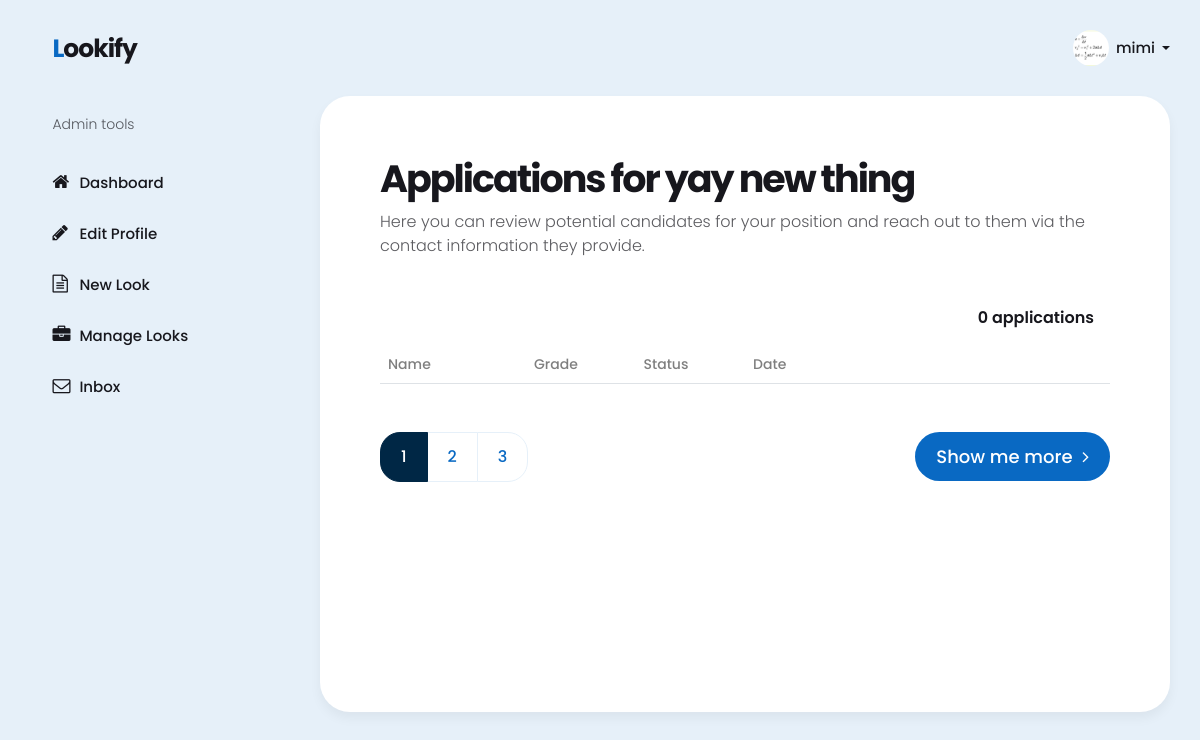
The page /dashboard/applications/1 (signed in) on the database its author committed.
### users/models.py (models this page shows, shortened)
class CustomUser(AbstractUser):
    USER_TYPE_CHOICES = [
        ('individual', 'Individual'),
        ('organization', 'Organization'),
    ]
    user_type = models.CharField(max_length=20, choices=USER_TYPE_CHOICES, default='individual')
    def __str__(self):
        return self.username

class OrganizationProfile(models.Model):
    user = models.OneToOneField(CustomUser, on_delete=models.CASCADE)
    organization_name = models.CharField(max_length=50, default="N/A")
    background = models.ImageField(default="default.jpg", upload_to="profile_background")
    avatar = models.ImageField(default='default.jpg', upload_to='profile_images')
    phone = models.CharField(max_length=50, blank=True)
    email = models.EmailField(max_length=75, blank=True)
    about = models.TextField()
    full_address = models.TextField(default='N/A')
    website = models.URLField(blank=True)
    domain = models.CharField(max_length=70, default="N/A")
    keywords = TaggableManager()

### opportunity/models.py (models this page shows, shortened)
class Opportunity(models.Model):
    CATEGORY_CHOICES = [
        ('academic_enrichment', 'Academic Enrichment'),
        ('extracurricular_activities', 'Extracurricular Activities'),
        ('stem', 'STEM'),
        ('internships_work_experience', 'Internships and Work Experience'),
        ('community_service_volunteering', 'Community Service and Volunteering'),
        ('leadership_development', 'Leadership Development'),
        ('college_career_readiness', 'College and Career Readiness'),
        ('personal_development', 'Personal Development'),
        ('cultural_global_awareness', 'Cultural and Global Awareness'),
        ('health_wellness', 'Health and Wellness'),
        ('arts_creativity', 'The Arts and Creativity'),
    ]
    LENGTH_CHOICES = [
        ('less_than_a_week', 'Less than a week'),
        ('one_week_to_four', '1-4 weeks'),
        ('one_month_to_three', '1-3 months'),
        ('three_month_to_six', '3-6 months'),
        ('six_month_plus', '6+ months'),
    ]
    user = models.ForeignKey(settings.AUTH_USER_MODEL, on_delete=models.CASCADE)
    title = models.CharField(max_length=100)
    description = models.TextField()
    location = models.CharField(max_length=50, default="New York, NY")
    category = models.CharField(max_length=50, choices=CATEGORY_CHOICES, default='academic_enrichment')
    background = models.ImageField(default='default.jpg', upload_to='background_images')
    responsibilities = models.TextField(default="Add responsibilities for this responsibility")
    grade = models.CharField(max_length=35, default="10th Grade")
    length = models.CharField(max_length=50, choices=LENGTH_CHOICES, default='less_than_a_week')
    pub_date = models.DateTimeField(auto_now_add=True)
    updated_date = models.DateTimeField(auto_now=True)
    like = models.BooleanField(default=False)
    slug = models.SlugField(unique=True, max_length=100)
    num_applications = models.IntegerField(default=0)
    tags = TaggableManager()
    visits = models.IntegerField(default = 0)

### dashboard/views.py (the view)
# urls.py: path("applications/<int:pk>", views.application_list, name="manage-application-list"),
@login_required
def application_list(request, pk):
    opp = Opportunity.objects.get(pk=pk)
    applications = Application.objects.filter(opportunity=opp)
    context = {
        'apps': applications,
        'opp': opp
    }
    if request.user.user_type == 'individual':
        return render(request, 'dashboard/dashboard-applications.html', context)
    else:
        return render(request, 'dashboard/org-dashboard-applications.html', context)

### templates/dashboard/org-dashboard-applications.html (shortened to what this page needs)
{% extends 'dashboard/org-dashboard_base.html' %}
{% block content %}
<div class="pxp-dashboard-content-details">
    <h1>Applications for {{opp.title}}</h1>
    <p class="pxp-text-light">Here you can review potential candidates for your position and reach out to them via the contact information they provide. </p>
    <div class="mt-4 mt-lg-5">
        <div class="row justify-content-between align-content-center">
            <div class="col-auto order-2 order-sm-1">
            </div>
            <div class="col-auto order-1 order-sm-2">
                <div class="pxp-company-dashboard-jobs-search mb-3">
                    {% if opp.num_applications == 1%}
                    <div class="pxp-company-dashboard-jobs-search-results me-3"> {{opp.num_applications}} application</div>
                    {% else %}
                    <div class="pxp-company-dashboard-jobs-search-results me-3"> {{opp.num_applications}} applications</div>
                    {% endif %}
                </div>
            </div>
        </div>
        <div class="table-responsive">
            <table class="table table-hover align-middle">
                <thead>
                    <tr>
                        <th colspan="2" style="width: 20%;">Name</th>
                        <th style="width: 15%;">Grade</th>
                        <th style="width: 15%;">Status</th>
                        <th style="width: 20%;">Date</th>
                        <th>&nbsp;</th>
                    </tr>
                </thead>
            </table>
            <div class="row mt-4 mt-lg-5 justify-content-between align-items-center">
                <div class="col-auto">
                    <nav class="mt-3 mt-sm-0" aria-label="Jobs list pagination">
                        <ul class="pagination pxp-pagination">
                            <li class="page-item active" aria-current="page">
                                <span class="page-link">1</span>
                            </li>
                            <li class="page-item"><a class="page-link" href="#">2</a></li>
                            <li class="page-item"><a class="page-link" href="#">3</a></li>
                        </ul>
                    </nav>
                </div>
                <div class="col-auto">
                    <a href="#" class="btn rounded-pill pxp-section-cta mt-3 mt-sm-0">Show me more<span class="fa fa-angle-right"></span></a>
                </div>
            </div>
        </div>
    </div>
</div>
{% endblock content%}

### templates/dashboard/org-dashboard_base.html (shortened to what this page needs)
<!doctype html>
<html lang="en" class="pxp-root">
    <head>
        {% load static %}
        <link rel="stylesheet" href="//cdn.jsdelivr.net/npm/alertifyjs@1.13.1/build/css/alertify.min.css"/>
        <link rel="stylesheet" href="//cdn.jsdelivr.net/npm/alertifyjs@1.13.1/build/css/themes/bootstrap.min.css"/>
        <link href="/static/css/bootstrap.min.css" rel="stylesheet">
        <link rel="stylesheet" href="/static/css/font-awesome.min.css">
        <link rel="stylesheet" href="/static/css/owl.carousel.min.css">
        <link rel="stylesheet" href="/static/css/owl.theme.default.min.css">
        <link rel="stylesheet" href="/static/css/animate.css">
        <link rel="stylesheet" href="/static/css/style.css">
        <link rel="stylesheet" href="/static/css/tagsinput.css">
    </head>
    <body style="background-color: var(--pxpMainColorLight);">
        <div class="pxp-dashboard-side-panel d-none d-lg-block">
            <div class="pxp-logo">
                <a href="{% url 'users-home' %}" class="pxp-animate"><span style="color: var(--pxpMainColor)">L</span>ookify</a>
            </div>
            <nav class="mt-3 mt-lg-4 d-flex justify-content-between flex-column pb-100">
                <div class="pxp-dashboard-side-label">Admin tools</div>
                <ul class="list-unstyled">
                    <li><a href="{% url 'user-dash' %}"><span class="fa fa-home"></span>Dashboard</a></li>
                    <li><a href="{% url 'update-org-profile' %}"><span class="fa fa-pencil"></span>Edit Profile</a></li>
                    <li><a href="{% url 'create-opp' %}"><span class="fa fa-file-text-o"></span>New Look</a></li>
                    <li><a href="{% url 'opportunity-manager' %}"><span class="fa fa-briefcase"></span>Manage Looks</a></li>
                    <li><a href="{% url 'inbox' %}"><span class="fa fa-envelope-o"></span>Inbox</a></li>
                </ul>
            </nav>
        </div>
        <div class="pxp-dashboard-content">
            <div id="org_dash" class="pxp-dashboard-content-header pxp-is-candidate">
                <nav class="pxp-user-nav pxp-on-light">
                    <div class="dropdown pxp-user-nav-dropdown">
                        <a role="button" class="dropdown-toggle" data-bs-toggle="dropdown">
                            <div class="pxp-user-nav-avatar pxp-cover" style="background-image: url({{ user.organizationprofile.avatar.url }});"></div>
                            <div class="pxp-user-nav-name d-none d-md-block">{{user}}</div>
                        </a>
                    </div>
                </nav>
            </div>
            {% block content %} {% endblock %}
        </div>
    </body>
</html>

### rows shown on the page
CustomUser: organizationprofile.avatar (picture), username "mimi"
Opportunity: title "yay new thing", num_applications "0"
